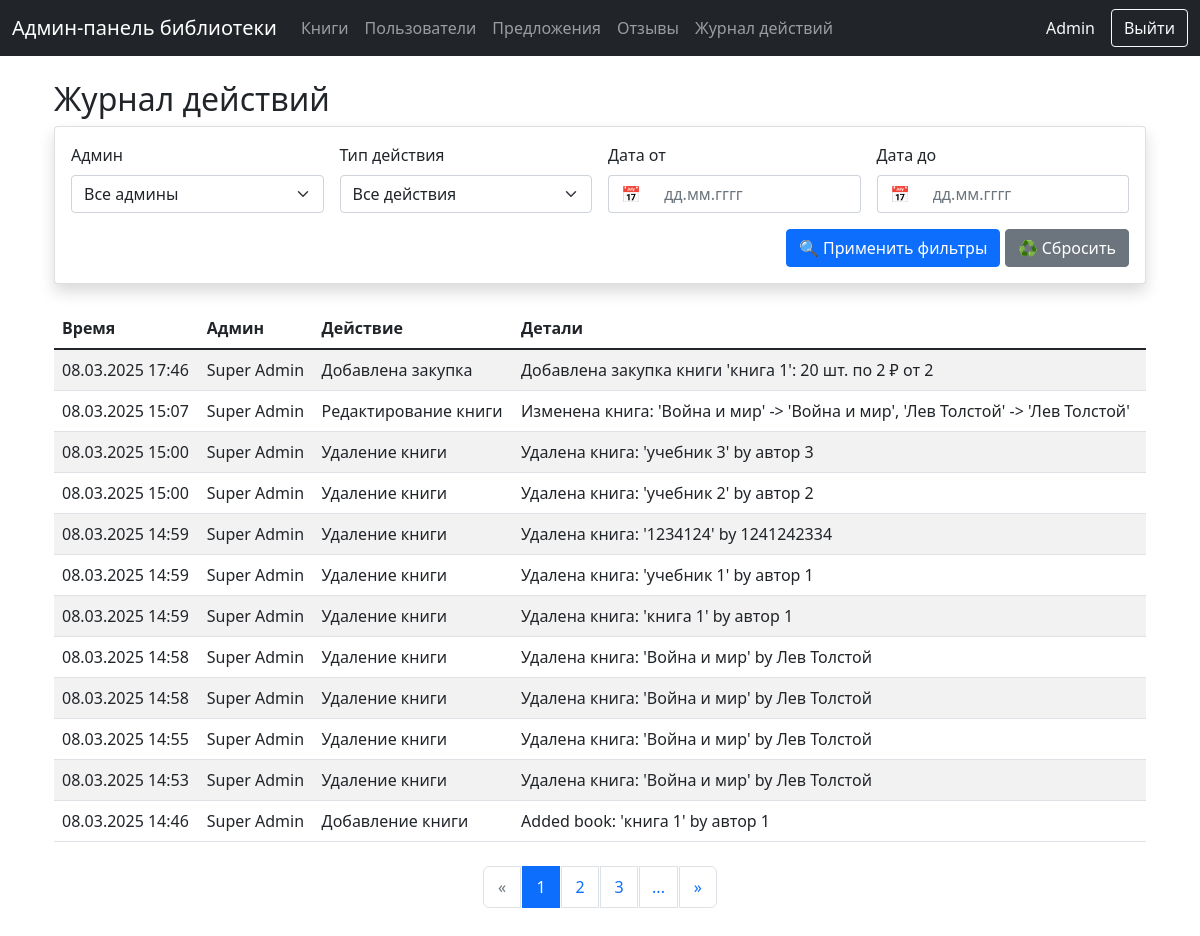
/logs (signed in), run on the app's committed database.
### tables this page shows
CREATE TABLE users (
                    id INTEGER PRIMARY KEY,
                    username TEXT,
                    full_name TEXT,
                    phone TEXT,
                    role TEXT DEFAULT 'user',
                    is_blocked INTEGER DEFAULT 0,
                    created_at TIMESTAMP DEFAULT CURRENT_TIMESTAMP
                , class TEXT);

CREATE TABLE admin_logs (
                    id INTEGER PRIMARY KEY AUTOINCREMENT,
                    admin_id INTEGER,
                    action_type TEXT,
                    book_id INTEGER,
                    details TEXT,
                    timestamp TIMESTAMP DEFAULT CURRENT_TIMESTAMP,
                    FOREIGN KEY (admin_id) REFERENCES users (id),
                    FOREIGN KEY (book_id) REFERENCES books (id)
                );

### routes.py (the view)
@router.get("/logs")
async def logs_page(
    request: Request,
    page: int = 1,
    admin_id: str = "",
    action_type: str = "",
    date_from: str = "",
    date_to: str = ""
):
    if not is_admin(request):
        return RedirectResponse(url="/login")
    admin_info = get_admin_info(request)
    items_per_page = 12
    try:
        with get_db() as conn:
            cursor = conn.cursor()
            cursor.execute("""
                SELECT DISTINCT u.id, u.full_name, u.username
                FROM admin_logs al
                JOIN users u ON al.admin_id = u.id
                ORDER BY COALESCE(u.full_name, u.username)
            """)
            admins = [{'id': row[0], 'name': row[1] or f"@{row[2]}"} for row in cursor.fetchall()]
            query = """
                SELECT
                    al.id,
                    al.action_type,
                    al.details,
                    strftime('%d.%m.%Y %H:%M', al.timestamp) as formatted_time,
                    u.full_name,
                    u.username
                FROM admin_logs al
                JOIN users u ON al.admin_id = u.id
                WHERE 1=1
            """
            params = []
            if admin_id:
                query += " AND al.admin_id = ?"
                params.append(admin_id)
            if action_type:
                query += " AND al.action_type = ?"
                params.append(action_type)
            if date_from:
                try:
                    day, month, year = date_from.split('.')
                    formatted_date = f"{year}-{month}-{day}"
                    query += " AND date(al.timestamp) >= date(?)"
                    params.append(formatted_date)
                except:
                    pass
            if date_to:
                try:
                    day, month, year = date_to.split('.')
                    formatted_date = f"{year}-{month}-{day}"
                    query += " AND date(al.timestamp) <= date(?)"
                    params.append(formatted_date)
                except:
                    pass
            count_query = f"SELECT COUNT(*) FROM ({query})"
            cursor.execute(count_query, params)
            total_records = cursor.fetchone()[0]
            total_pages = (total_records + items_per_page - 1) // items_per_page
            page = max(1, min(page, total_pages)) if total_pages > 0 else 1
            offset = (page - 1) * items_per_page
            query += " ORDER BY al.timestamp DESC LIMIT ? OFFSET ?"
            params.extend([items_per_page, offset])
            cursor.execute(query, params)
            logs = []
            for row in cursor.fetchall():
                logs.append({
                    'id': row[0],
                    'action_type': row[1],
                    'details': row[2],
                    'timestamp': row[3],
                    'admin_name': row[4] or f"@{row[5]}"
                })
            filter_parts = []
            if admin_id:
                filter_parts.append(f"admin_id={admin_id}")
            if action_type:
                filter_parts.append(f"action_type={action_type}")
            if date_from:
                filter_parts.append(f"date_from={date_from}")
            if date_to:
                filter_parts.append(f"date_to={date_to}")
            filter_query = "&".join(filter_parts)
            return templates.TemplateResponse(
                "logs.html",
                {
                    "request": request,
                    "logs": logs,
                    "admin_info": admin_info,
                    "current_page": page,
                    "total_pages": total_pages,
                    "filter_query": filter_query,
                    "filters": {
                        "admin_id": admin_id,
                        "action_type": action_type,
                        "date_from": date_from,
                        "date_to": date_to
                    },
                    "admins": admins
                }
            )
    except Exception as e:
        logging.error(f"Error loading logs: {e}")
        raise HTTPException(status_code=500, detail=str(e))

### admin_panel/templates/logs.html (shortened to what this page needs)
{% extends "base.html" %}
{% block content %}
<link rel="stylesheet" href="https://cdn.jsdelivr.net/npm/flatpickr/dist/flatpickr.min.css">
<link rel="stylesheet" href="https://cdn.jsdelivr.net/npm/flatpickr/dist/themes/material_blue.css">
<div class="container mt-4">
    <h2>Журнал действий</h2>
    <div class="card mb-4">
        <div class="card-body">
            <form id="filterForm" method="GET" class="row g-3">
                <div class="col-md-3">
                    <label class="form-label">Админ</label>
                    <select class="form-select" name="admin_id">
                        <option value="">Все админы</option>
                    </select>
                </div>
                <div class="col-md-3">
                    <label class="form-label">Тип действия</label>
                    <select class="form-select" name="action_type">
                        <option value="">Все действия</option>
                    </select>
                </div>
                <div class="col-md-3">
                    <label class="form-label">Дата от</label>
                    <div class="input-group">
                        <span class="input-group-text">📅</span>
                        <input type="text"
                               class="form-control datepicker"
                               name="date_from"
                               placeholder="дд.мм.гггг"
                               value="{{ filters.date_from }}"
                               autocomplete="off">
                    </div>
                </div>
                <div class="col-md-3">
                    <label class="form-label">Дата до</label>
                    <div class="input-group">
                        <span class="input-group-text">📅</span>
                        <input type="text"
                               class="form-control datepicker"
                               name="date_to"
                               placeholder="дд.мм.гггг"
                               value="{{ filters.date_to }}"
                               autocomplete="off">
                    </div>
                </div>
                <div class="col-12 text-end">
                    <button type="submit" class="btn btn-primary">
                        🔍 Применить фильтры
                    </button>
                    <a href="/logs" class="btn btn-secondary">
                        ♻️ Сбросить
                    </a>
                </div>
            </form>
        </div>
    </div>
    <div class="table-responsive">
        <table class="table table-striped">
            <thead>
                <tr>
                    <th>Время</th>
                    <th>Админ</th>
                    <th>Действие</th>
                    <th>Детали</th>
                </tr>
            </thead>
            <tbody>
                {% for log in logs %}
                <tr>
                    <td>{{ log.timestamp }}</td>
                    <td>{{ log.admin_name }}</td>
                    <td>
                        {% if log.action_type == 'add_book' %}
                            Добавление книги
                        {% elif log.action_type == 'edit_book' %}
                            Редактирование книги
                        {% elif log.action_type == 'delete_book' %}
                            Удаление книги
                        {% elif log.action_type == 'add_purchase' %}
                            Добавлена закупка
                        {% elif log.action_type == 'write_off_copy' %}
                            Списание экземпляра
                        {% else %}
                            {{ log.action_type }}
                        {% endif %}
                    </td>
                    <td>{{ log.details }}</td>
                </tr>
                {% endfor %}
            </tbody>
        </table>
    </div>
    {% if total_pages > 1 %}
    <nav aria-label="Page navigation" class="mt-4">
        <ul class="pagination justify-content-center">
            <li class="page-item {% if current_page == 1 %}disabled{% endif %}">
                <a class="page-link" href="?page=1{{ '&' + filter_query if filter_query }}" aria-label="First">
                    <span aria-hidden="true">«</span>
                </a>
            </li>
            {% set start = (current_page - 2) if (current_page - 2) > 0 else 1 %}
            {% set end = (current_page + 2) if (current_page + 2) <= total_pages else total_pages %}
            {% for page in range(start, end + 1) %}
            <li class="page-item {% if page == current_page %}active{% endif %}">
                <a class="page-link" href="?page={{ page }}{{ '&' + filter_query if filter_query }}">{{ page }}</a>
            </li>
            {% endfor %}
            {% if end < total_pages %}
                <li class="page-item">
                    <span class="page-link">...</span>
                </li>
            {% endif %}
            <li class="page-item {% if current_page == total_pages %}disabled{% endif %}">
                <a class="page-link" href="?page={{ total_pages }}{{ '&' + filter_query if filter_query }}" aria-label="Last">
                    <span aria-hidden="true">»</span>
                </a>
            </li>
        </ul>
    </nav>
    {% endif %}
</div>
{% endblock %}

### admin_panel/templates/base.html (shortened to what this page needs)
<!DOCTYPE html>
<html>
<head>
    <link href="https://cdn.jsdelivr.net/npm/bootstrap@5.1.3/dist/css/bootstrap.min.css" rel="stylesheet">
    <link href="{{ url_for('static', path='/css/style.css') }}" rel="stylesheet">
</head>
<body>
    <nav class="navbar navbar-expand-lg navbar-dark bg-dark">
        <div class="container-fluid">
            <a class="navbar-brand" href="/">Админ-панель библиотеки</a>
            <div class="collapse navbar-collapse" id="navbarNav">
                <ul class="navbar-nav me-auto">
                    <li class="nav-item">
                        <a class="nav-link" href="/books">Книги</a>
                    </li>
                    <li class="nav-item">
                        <a class="nav-link" href="/users">Пользователи</a>
                    </li>
                    <li class="nav-item">
                        <a class="nav-link" href="/suggestions">Предложения</a>
                    </li>
                    <li class="nav-item">
                        <a class="nav-link" href="/reviews">Отзывы</a>
                    </li>
                    <li class="nav-item">
                        <a class="nav-link" href="/logs">Журнал действий</a>
                    </li>
                </ul>
                {% if admin_info %}
                <div class="navbar-text me-3 text-light">
                    {{ admin_info.full_name or admin_info.username }}
                </div>
                <a href="/logout" class="btn btn-outline-light">Выйти</a>
                {% endif %}
            </div>
        </div>
    </nav>
    <div class="container mt-4">
        {% block content %}{% endblock %}
    </div>
</body>
</html>

### admin_panel/static/css/style.css (style rules this page uses)
.card { box-shadow: 0 0.5rem 1rem rgba(0, 0, 0, 0.15); margin-bottom: 1rem; }
.table { margin-bottom: 0; }
.table td { vertical-align: middle; }

### admin_panel/templates/logs.html (style rules this page uses)
.input-group .input-group-text { background-color: #fff; border-right: none; }
.input-group .form-control { border-left: none; }
.pagination { margin-bottom: 2rem; }
.pagination .page-link { color: var(--bs-primary); border: 1px solid #dee2e6; margin: 0 2px; padding: 0.5rem 0.75rem; min-width: 38px; text-align: center; }
.pagination .page-item.active .page-link { background-color: var(--bs-primary); border-color: var(--bs-primary); color: white; }
.pagination .page-item.disabled .page-link { color: #6c757d; pointer-events: none; background-color: #fff; border-color: #dee2e6; }
.pagination .page-item:first-child .page-link { border-top-left-radius: 6px; border-bottom-left-radius: 6px; }
.pagination .page-item:last-child .page-link { border-top-right-radius: 6px; border-bottom-right-radius: 6px; }
.pagination .page-link { transition: all 0.2s ease-in-out; }

### data on the page
users: role "Admin"
admin_logs: timestamp "08.03.2025 17:46", admin_name "Super Admin", action_type "Добавлена закупка", details "Добавлена закупка книги 'книга 1': 20 шт. по 2 ₽ от 2"
admin_logs: timestamp "08.03.2025 15:07", admin_name "Super Admin", action_type "Редактирование книги", details "Изменена книга: 'Война и мир' -> 'Война и мир', 'Лев Толстой' -> 'Лев Толстой'"
admin_logs: timestamp "08.03.2025 15:00", admin_name "Super Admin", action_type "Удаление книги", details "Удалена книга: 'учебник 3' by автор 3"
admin_logs: timestamp "08.03.2025 15:00", admin_name "Super Admin", action_type "Удаление книги", details "Удалена книга: 'учебник 2' by автор 2"
admin_logs: timestamp "08.03.2025 14:59", admin_name "Super Admin", action_type "Удаление книги", details "Удалена книга: '1234124' by 1241242334"
admin_logs: timestamp "08.03.2025 14:59", admin_name "Super Admin", action_type "Удаление книги", details "Удалена книга: 'учебник 1' by автор 1"
admin_logs: timestamp "08.03.2025 14:59", admin_name "Super Admin", action_type "Удаление книги", details "Удалена книга: 'книга 1' by автор 1"
admin_logs: timestamp "08.03.2025 14:58", admin_name "Super Admin", action_type "Удаление книги", details "Удалена книга: 'Война и мир' by Лев Толстой"
admin_logs: timestamp "08.03.2025 14:58", admin_name "Super Admin", action_type "Удаление книги", details "Удалена книга: 'Война и мир' by Лев Толстой"
admin_logs: timestamp "08.03.2025 14:55", admin_name "Super Admin", action_type "Удаление книги", details "Удалена книга: 'Война и мир' by Лев Толстой"
admin_logs: timestamp "08.03.2025 14:53", admin_name "Super Admin", action_type "Удаление книги", details "Удалена книга: 'Война и мир' by Лев Толстой"
admin_logs: timestamp "08.03.2025 14:46", admin_name "Super Admin", action_type "Добавление книги", details "Added book: 'книга 1' by автор 1"

### other printed values
{{ page }} "1" "2" "3"
